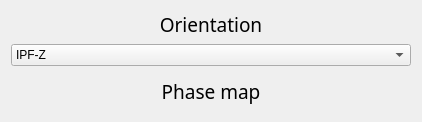
       <widget class="QWidget" name="layoutWidget_7">
        <layout class="QVBoxLayout" name="verticalLayout_10">
         <item>
          <widget class="QLabel" name="label_Quality_2">
           <property name="minimumSize">
            <size>
             <width>132</width>
             <height>0</height>
            </size>
           </property>
           <property name="palette">
            <palette>
             <active>
              <colorrole role="WindowText">
               <brush brushstyle="SolidPattern">
                <color alpha="255">
                 <red>0</red>
                 <green>0</green>
                 <blue>0</blue>
                </color>
               </brush>
              </colorrole>
              <colorrole role="Button">
               <brush brushstyle="SolidPattern">
                <color alpha="255">
                 <red>253</red>
                 <green>249</green>
                 <blue>248</blue>
                </color>
               </brush>
              </colorrole>
              <colorrole role="Text">
               <brush brushstyle="SolidPattern">
                <color alpha="255">
                 <red>0</red>
                 <green>0</green>
                 <blue>0</blue>
                </color>
               </brush>
              </colorrole>
              <colorrole role="ButtonText">
               <brush brushstyle="SolidPattern">
                <color alpha="255">
                 <red>0</red>
                 <green>0</green>
                 <blue>0</blue>
                </color>
               </brush>
              </colorrole>
              <colorrole role="Base">
               <brush brushstyle="SolidPattern">
                <color alpha="255">
                 <red>253</red>
                 <green>249</green>
                 <blue>248</blue>
                </color>
               </brush>
              </colorrole>
              <colorrole role="Window">
               <brush brushstyle="SolidPattern">
                <color alpha="255">
                 <red>253</red>
                 <green>249</green>
                 <blue>248</blue>
                </color>
               </brush>
              </colorrole>
             </active>
             <inactive>
              <colorrole role="WindowText">
               <brush brushstyle="SolidPattern">
                <color alpha="255">
                 <red>0</red>
                 <green>0</green>
                 <blue>0</blue>
                </color>
               </brush>
              </colorrole>
              <colorrole role="Button">
               <brush brushstyle="SolidPattern">
                <color alpha="255">
                 <red>253</red>
                 <green>249</green>
                 <blue>248</blue>
                </color>
               </brush>
              </colorrole>
              <colorrole role="Text">
               <brush brushstyle="SolidPattern">
                <color alpha="255">
                 <red>0</red>
                 <green>0</green>
                 <blue>0</blue>
                </color>
               </brush>
              </colorrole>
              <colorrole role="ButtonText">
               <brush brushstyle="SolidPattern">
                <color alpha="255">
                 <red>0</red>
                 <green>0</green>
                 <blue>0</blue>
                </color>
               </brush>
              </colorrole>
              <colorrole role="Base">
               <brush brushstyle="SolidPattern">
                <color alpha="255">
                 <red>253</red>
                 <green>249</green>
                 <blue>248</blue>
                </color>
               </brush>
              </colorrole>
              <colorrole role="Window">
               <brush brushstyle="SolidPattern">
                <color alpha="255">
                 <red>253</red>
                 <green>249</green>
                 <blue>248</blue>
                </color>
               </brush>
              </colorrole>
             </inactive>
             <disabled>
              <colorrole role="WindowText">
               <brush brushstyle="SolidPattern">
                <color alpha="255">
                 <red>0</red>
                 <green>0</green>
                 <blue>0</blue>
                </color>
               </brush>
              </colorrole>
              <colorrole role="Button">
               <brush brushstyle="SolidPattern">
                <color alpha="255">
                 <red>253</red>
                 <green>249</green>
                 <blue>248</blue>
                </color>
               </brush>
              </colorrole>
              <colorrole role="Text">
               <brush brushstyle="SolidPattern">
                <color alpha="255">
                 <red>0</red>
                 <green>0</green>
                 <blue>0</blue>
                </color>
               </brush>
              </colorrole>
              <colorrole role="ButtonText">
               <brush brushstyle="SolidPattern">
                <color alpha="255">
                 <red>0</red>
                 <green>0</green>
                 <blue>0</blue>
                </color>
               </brush>
              </colorrole>
              <colorrole role="Base">
               <brush brushstyle="SolidPattern">
                <color alpha="255">
                 <red>253</red>
                 <green>249</green>
                 <blue>248</blue>
                </color>
               </brush>
              </colorrole>
              <colorrole role="Window">
               <brush brushstyle="SolidPattern">
                <color alpha="255">
                 <red>253</red>
                 <green>249</green>
                 <blue>248</blue>
                </color>
               </brush>
              </colorrole>
             </disabled>
            </palette>
           </property>
           <property name="font">
            <font>
             <family>Noto Sans Cond</family>
             <pointsize>14</pointsize>
             <weight>50</weight>
             <italic>false</italic>
             <bold>false</bold>
            </font>
           </property>
           <property name="styleSheet">
            <string notr="true"/>
           </property>
           <property name="lineWidth">
            <number>1</number>
           </property>
           <property name="midLineWidth">
            <number>0</number>
           </property>
           <property name="text">
            <string>Orientation</string>
           </property>
           <property name="scaledContents">
            <bool>false</bool>
           </property>
           <property name="alignment">
            <set>Qt::AlignCenter</set>
           </property>
          </widget>
         </item>
         <item>
          <widget class="QComboBox" name="OriBox">
           <property name="toolTip">
            <string/>
           </property>
           <property name="currentIndex">
            <number>2</number>
           </property>
           <item>
            <property name="text">
             <string>IPF-X</string>
            </property>
           </item>
           <item>
            <property name="text">
             <string>IPF-Y</string>
            </property>
           </item>
           <item>
            <property name="text">
             <string>IPF-Z</string>
            </property>
           </item>
          </widget>
         </item>
         <item>
          <widget class="ImageView" name="IPF_serie" native="true">
           <property name="sizePolicy">
            <sizepolicy hsizetype="Preferred" vsizetype="Preferred">
             <horstretch>0</horstretch>
             <verstretch>0</verstretch>
            </sizepolicy>
           </property>
           <property name="minimumSize">
            <size>
             <width>400</width>
             <height>0</height>
            </size>
           </property>
          </widget>
         </item>
         <item>
          <widget class="QLabel" name="label_phases">
           <property name="sizePolicy">
            <sizepolicy hsizetype="MinimumExpanding" vsizetype="Preferred">
             <horstretch>0</horstretch>
             <verstretch>0</verstretch>
            </sizepolicy>
           </property>
           <property name="minimumSize">
            <size>
             <width>132</width>
             <height>0</height>
            </size>
           </property>
           <property name="palette">
            <palette>
             <active>
              <colorrole role="WindowText">
               <brush brushstyle="SolidPattern">
                <color alpha="255">
                 <red>0</red>
                 <green>0</green>
                 <blue>0</blue>
                </color>
               </brush>
              </colorrole>
              <colorrole role="Button">
               <brush brushstyle="SolidPattern">
                <color alpha="255">
                 <red>253</red>
                 <green>249</green>
                 <blue>248</blue>
                </color>
               </brush>
              </colorrole>
              <colorrole role="Text">
               <brush brushstyle="SolidPattern">
                <color alpha="255">
                 <red>0</red>
                 <green>0</green>
                 <blue>0</blue>
                </color>
               </brush>
              </colorrole>
              <colorrole role="ButtonText">
               <brush brushstyle="SolidPattern">
                <color alpha="255">
                 <red>0</red>
                 <green>0</green>
                 <blue>0</blue>
                </color>
               </brush>
              </colorrole>
              <colorrole role="Base">
               <brush brushstyle="SolidPattern">
                <color alpha="255">
                 <red>253</red>
                 <green>249</green>
                 <blue>248</blue>
                </color>
               </brush>
              </colorrole>
              <colorrole role="Window">
               <brush brushstyle="SolidPattern">
                <color alpha="255">
                 <red>253</red>
                 <green>249</green>
                 <blue>248</blue>
                </color>
               </brush>
              </colorrole>
             </active>
             <inactive>
              <colorrole role="WindowText">
               <brush brushstyle="SolidPattern">
                <color alpha="255">
                 <red>0</red>
                 <green>0</green>
                 <blue>0</blue>
                </color>
               </brush>
              </colorrole>
              <colorrole role="Button">
               <brush brushstyle="SolidPattern">
                <color alpha="255">
                 <red>253</red>
                 <green>249</green>
                 <blue>248</blue>
                </color>
               </brush>
              </colorrole>
              <colorrole role="Text">
               <brush brushstyle="SolidPattern">
                <color alpha="255">
                 <red>0</red>
                 <green>0</green>
                 <blue>0</blue>
                </color>
               </brush>
              </colorrole>
              <colorrole role="ButtonText">
               <brush brushstyle="SolidPattern">
                <color alpha="255">
                 <red>0</red>
                 <green>0</green>
                 <blue>0</blue>
                </color>
               </brush>
              </colorrole>
              <colorrole role="Base">
               <brush brushstyle="SolidPattern">
                <color alpha="255">
                 <red>253</red>
                 <green>249</green>
                 <blue>248</blue>
                </color>
               </brush>
              </colorrole>
              <colorrole role="Window">
               <brush brushstyle="SolidPattern">
                <color alpha="255">
                 <red>253</red>
                 <green>249</green>
                 <blue>248</blue>
                </color>
               </brush>
              </colorrole>
             </inactive>
             <disabled>
              <colorrole role="WindowText">
               <brush brushstyle="SolidPattern">
                <color alpha="255">
                 <red>0</red>
                 <green>0</green>
                 <blue>0</blue>
                </color>
               </brush>
              </colorrole>
              <colorrole role="Button">
               <brush brushstyle="SolidPattern">
                <color alpha="255">
                 <red>253</red>
                 <green>249</green>
                 <blue>248</blue>
                </color>
               </brush>
              </colorrole>
              <colorrole role="Text">
               <brush brushstyle="SolidPattern">
                <color alpha="255">
                 <red>0</red>
                 <green>0</green>
                 <blue>0</blue>
                </color>
               </brush>
              </colorrole>
              <colorrole role="ButtonText">
               <brush brushstyle="SolidPattern">
                <color alpha="255">
                 <red>0</red>
                 <green>0</green>
                 <blue>0</blue>
                </color>
               </brush>
              </colorrole>
              <colorrole role="Base">
               <brush brushstyle="SolidPattern">
                <color alpha="255">
                 <red>253</red>
                 <green>249</green>
                 <blue>248</blue>
                </color>
               </brush>
              </colorrole>
              <colorrole role="Window">
               <brush brushstyle="SolidPattern">
                <color alpha="255">
                 <red>253</red>
                 <green>249</green>
                 <blue>248</blue>
                </color>
               </brush>
              </colorrole>
             </disabled>
            </palette>
           </property>
           <property name="font">
            <font>
             <family>Noto Sans Cond</family>
             <pointsize>14</pointsize>
             <weight>50</weight>
             <italic>false</italic>
             <bold>false</bold>
            </font>
           </property>
           <property name="styleSheet">
            <string notr="true"/>
           </property>
           <property name="lineWidth">
            <number>1</number>
           </property>
           <property name="midLineWidth">
            <number>0</number>
           </property>
           <property name="text">
            <string>Phase map</string>
           </property>
           <property name="scaledContents">
            <bool>false</bool>
           </property>
           <property name="alignment">
            <set>Qt::AlignCenter</set>
           </property>
          </widget>
         </item>
         <item>
          <widget class="ImageView" name="PhaseMap" native="true">
           <property name="sizePolicy">
            <sizepolicy hsizetype="MinimumExpanding" vsizetype="Preferred">
             <horstretch>0</horstretch>
             <verstretch>0</verstretch>
            </sizepolicy>
           </property>
          </widget>
         </item>
        </layout>
       </widget>
